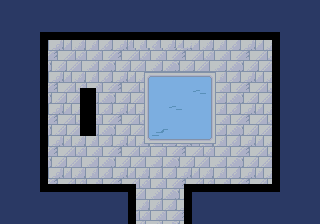

The image is a tile-based game level rendered from a .tmx file. Its description and source (layers, tilesets, objects; grid data summarised) follow:
An orthogonal 40x28 tile map with 8x8 px tiles, 3 tile layers (gfx, walls, spikes) and 3 objects (2x Enemy, Item).

<map version="1.10" tiledversion="1.10.2" orientation="orthogonal" renderorder="right-down" width="40" height="28" tilewidth="8" tileheight="8" infinite="0" nextlayerid="7" nextobjectid="7">
 <tileset firstgid="1" source="water-temple.tsx" />
 <layer id="1" name="gfx" width="40" height="28">
  <data>[1120 cells, 1120 non-empty, 64 distinct tile ids]</data>
 </layer>
 <layer id="2" name="walls" width="40" height="28">
  <data>[1120 cells, 98 non-empty, 1 distinct tile ids]</data>
 </layer>
 <layer id="3" name="spikes" width="40" height="28">
  <data>[1120 cells, 12 non-empty, 1 distinct tile ids]</data>
 </layer>
 <objectgroup id="5" name="objs">
  <object id="1" name="Octopus" type="Enemy" x="176" y="128">
   <properties>
    <property name="flags" type="int" value="2" />
    <property name="health" type="int" value="1" />
   </properties>
   <point />
  </object>
  <object id="4" name="Sword" type="Item" x="64" y="112">
   <point />
  </object>
  <object id="5" name="Octopus" type="Enemy" x="128" y="88">
   <point />
  </object>
 </objectgroup>
</map>
